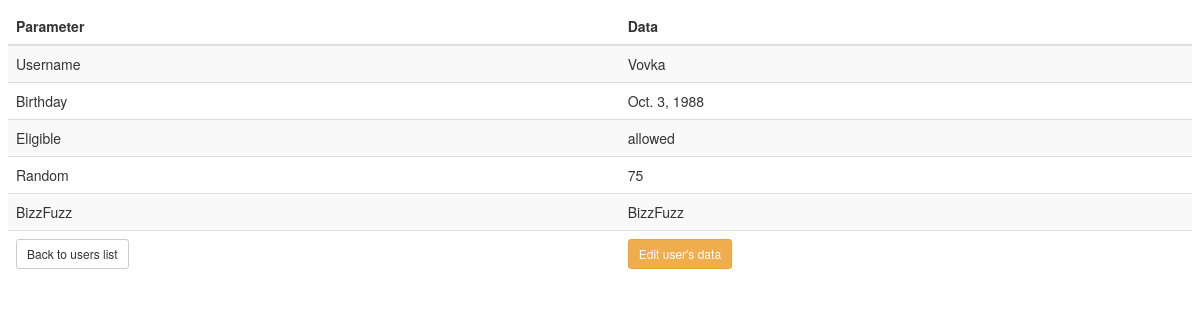
Screenshot of /view/19 with the database file from the repository.
### milo_task/account/models.py (models this page shows)
class User(AbstractUser):
    birthday = models.DateField(null=True, blank=True)
    random = models.IntegerField(auto_created=True, default=randint(0, 100))
    REQUIRED_FIELDS = ['birthday', 'random']

### milo_task/account/views.py (the view)
# urls.py: url(r'^view/(?P<user_id>\d+)$', 'milo_task.account.views.display'),
def display(request, user_id):
    user = User.objects.get(id=user_id)
    data = {
        'user': user
    }
    return render(request, "account/display.html", data)

### milo_task/account/templatetags/account_extras.py (called while the page is built)
@register.filter
def eligible(born):
    return get_eligible(born)

@register.filter
def bizzfuzz(random):
    return get_bizzfuzz(random)

### milo_task/account/utils.py (called while the page is built, shortened)
def get_eligible(born):
    if not born:
        return 'blocked'
    today = date.today()
    age = today.year - born.year - ((today.month, today.day) < (
                                    born.month, born.day))
    if age > 13:
        return 'allowed'
    else:
        return 'blocked'

def get_bizzfuzz(random):
    if random % 3 == 0 and random % 5 == 0:
        return 'BizzFuzz'

### milo_task/account/templates/account/display.html
{% extends 'base.html' %}
{% load account_extras %}
{% block content %}
    <table class="table table-striped"
         data-role="table">
    <thead>
    <tr>
      <th>Parameter</th>
      <th>Data</th>
    </tr>
    </thead>
    <tbody>
      <tr>
        <td>Username</td>
        <td>{{ user.username }}</td>
      </tr>
      <tr>
        <td>Birthday</td>
        <td>{{ user.birthday }}</td>
      </tr>
      <tr>
        <td>Eligible</td>
        <td>{{ user.birthday|eligible }} </td>
      </tr>
      <tr>
        <td>Random</td>
        <td>{{ user.random}}</td>
      </tr>
      <tr>
        <td>BizzFuzz</td>
        <td>{{ user.random|bizzfuzz }}</td>
      </tr>
      <tr>
        <td>
          <a href="/" class="btn btn-default btn-sm">Back to users list</a>
        </td>
        <td>
          <a href="/edit/{{ user.id }}" class="btn btn-warning
          btn-sm">Edit user's data</a>
        </td>
      </tr>
    </tbody>
  </table>
{% endblock %}

### milo_task/account/templates/base.html (style rules this page uses)
body { margin: 8px; }

### rows the page displays
User: username "Vovka", birthday "Oct. 3, 1988", birthday|eligible "allowed", random "75", random|bizzfuzz "BizzFuzz"
